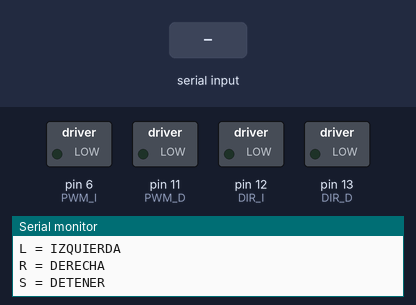
This sketch was run on a simulated Arduino Uno, built with avr-gcc and run on an emulated ATmega328P. On the bench: switched loads named in the sketch (green lamp = pin HIGH), the last lines printed to the serial monitor. The inputs (shaded band) are chosen by the test bench.

Above: at 2.4 s.
2.5 s: "F\n" received over Serial
At 4.0 s:
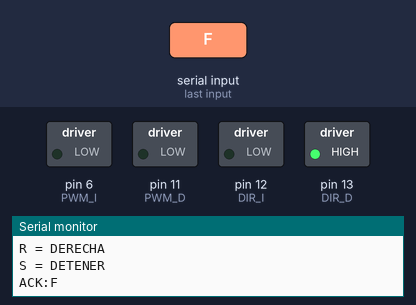
5.2 s: byte 66 ('B') received over Serial
At 7.2 s:
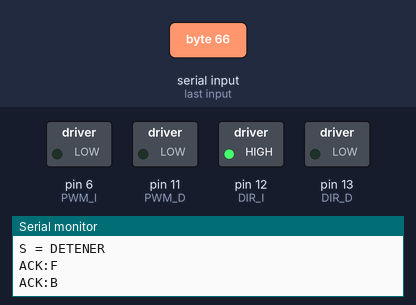
7.9 s: byte 76 ('L') received over Serial
At 8.4 s:
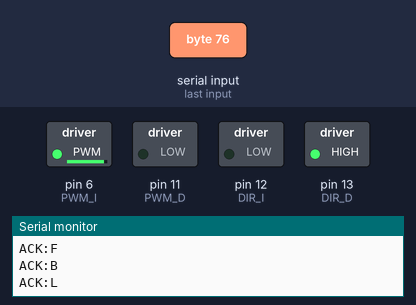
10.6 s: byte 82 ('R') received over Serial
At 11.5 s:
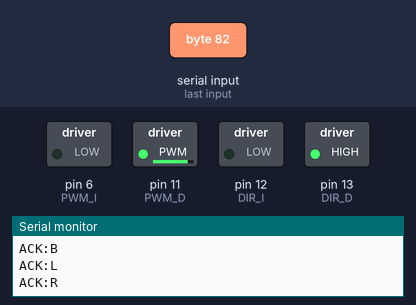
Timing chart, 0 to 13.6 s (numbered marks = the images above; inputs shaded):
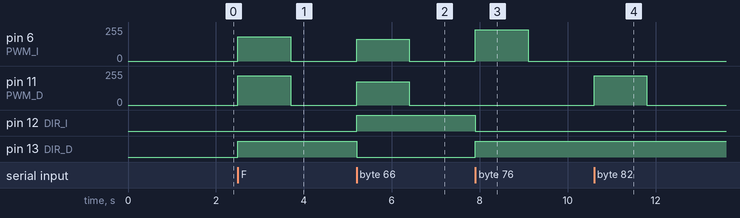

The sketch:

blui_control_usb.ino
```cpp
/*
   ============================================================
   BLU-I v2.0
   CONTROL USB + MOTORES
   CALIBRACION INDEPENDIENTE
   ============================================================

   AVANZAR:
   DERECHO   = 220
   IZQUIERDO = 182

   RETROCEDER:
   DERECHO   = 175
   IZQUIERDO = 165

   GIROS:
   DERECHO   = 220
   IZQUIERDO = 235

   COMANDOS:

   F = AVANZAR
   B = RETROCEDER
   L = IZQUIERDA
   R = DERECHA
   S = DETENER

   ============================================================
*/


// ============================================================
// PINES
// ============================================================

// MOTOR DERECHO
const int DIR_D = 13;
const int PWM_D = 11;

// MOTOR IZQUIERDO
const int DIR_I = 12;
const int PWM_I = 6;


// ============================================================
// VELOCIDADES PARA AVANZAR
// ============================================================

const int AVANCE_DERECHO = 220;

const int AVANCE_IZQUIERDO = 182;


// ============================================================
// VELOCIDADES PARA RETROCEDER
// ============================================================

// Bajado de 190 a 175
const int RETROCESO_DERECHO = 175;

const int RETROCESO_IZQUIERDO = 165;


// ============================================================
// VELOCIDADES PARA GIROS
// ============================================================

const int GIRO_DERECHO = 220;

const int GIRO_IZQUIERDO = 235;


// ============================================================
// SEGURIDAD
// ============================================================

const unsigned long TIMEOUT_SEGURIDAD = 1200;

unsigned long ultimoComando = 0;

bool timeoutAplicado = false;


// ============================================================
// DETENER
// ============================================================

void detenerMotores() {

  analogWrite(
    PWM_D,
    0
  );

  analogWrite(
    PWM_I,
    0
  );
}


// ============================================================
// AVANZAR
// ============================================================

void avanzar() {

  // DERECHO ADELANTE
  digitalWrite(
    DIR_D,
    HIGH
  );


  // IZQUIERDO ADELANTE
  digitalWrite(
    DIR_I,
    LOW
  );


  // DERECHO = 220
  analogWrite(
    PWM_D,
    AVANCE_DERECHO
  );


  // IZQUIERDO = 182
  analogWrite(
    PWM_I,
    AVANCE_IZQUIERDO
  );
}


// ============================================================
// RETROCEDER
// ============================================================

void retroceder() {

  // DERECHO ATRAS
  digitalWrite(
    DIR_D,
    LOW
  );


  // IZQUIERDO ATRAS
  digitalWrite(
    DIR_I,
    HIGH
  );


  // DERECHO = 175
  // AHORA MAS LENTO EN RETROCESO
  analogWrite(
    PWM_D,
    RETROCESO_DERECHO
  );


  // IZQUIERDO = 165
  analogWrite(
    PWM_I,
    RETROCESO_IZQUIERDO
  );
}


// ============================================================
// IZQUIERDA
// ============================================================

void izquierda() {

  /*
     DERECHO DETENIDO
     IZQUIERDO = 235
  */

  digitalWrite(
    DIR_D,
    HIGH
  );


  digitalWrite(
    DIR_I,
    LOW
  );


  analogWrite(
    PWM_D,
    0
  );


  analogWrite(
    PWM_I,
    GIRO_IZQUIERDO
  );
}


// ============================================================
// DERECHA
// ============================================================

void derecha() {

  /*
     DERECHO = 220
     IZQUIERDO DETENIDO
  */

  digitalWrite(
    DIR_D,
    HIGH
  );


  digitalWrite(
    DIR_I,
    LOW
  );


  analogWrite(
    PWM_D,
    GIRO_DERECHO
  );


  analogWrite(
    PWM_I,
    0
  );
}


// ============================================================
// PROCESAR COMANDO
// ============================================================

void procesarComando(char comando) {

  switch (comando) {

    // ========================================================
    // AVANZAR
    // ========================================================

    case 'F':

      avanzar();

      Serial.println(
        "ACK:F"
      );

      break;


    // ========================================================
    // RETROCEDER
    // ========================================================

    case 'B':

      retroceder();

      Serial.println(
        "ACK:B"
      );

      break;


    // ========================================================
    // IZQUIERDA
    // ========================================================

    case 'L':

      izquierda();

      Serial.println(
        "ACK:L"
      );

      break;


    // ========================================================
    // DERECHA
    // ========================================================

    case 'R':

      derecha();

      Serial.println(
        "ACK:R"
      );

      break;


    // ========================================================
    // DETENER
    // ========================================================

    case 'S':

      detenerMotores();

      Serial.println(
        "ACK:S"
      );

      break;


    // ========================================================
    // COMPROBAR CONEXION
    // ========================================================

    case '?':

      Serial.println(
        "ACK:BLUI_USB"
      );

      break;


    // ========================================================
    // ERROR
    // ========================================================

    default:

      detenerMotores();

      Serial.print(
        "ERROR:"
      );

      Serial.println(
        comando
      );

      break;
  }
}


// ============================================================
// SETUP
// ============================================================

void setup() {

  // PINES

  pinMode(
    DIR_D,
    OUTPUT
  );

  pinMode(
    PWM_D,
    OUTPUT
  );

  pinMode(
    DIR_I,
    OUTPUT
  );

  pinMode(
    PWM_I,
    OUTPUT
  );


  // SEGURIDAD INICIAL

  detenerMotores();


  // SERIAL USB

  Serial.begin(
    9600
  );


  delay(
    1000
  );


  // ==========================================================
  // INFORMACION
  // ==========================================================

  Serial.println();

  Serial.println(
    "======================================"
  );

  Serial.println(
    "BLU-I V2.0"
  );

  Serial.println(
    "CALIBRACION INDEPENDIENTE"
  );

  Serial.println(
    "======================================"
  );


  // AVANCE

  Serial.println();

  Serial.println(
    "AVANZAR:"
  );

  Serial.print(
    "DERECHO: "
  );

  Serial.println(
    AVANCE_DERECHO
  );

  Serial.print(
    "IZQUIERDO: "
  );

  Serial.println(
    AVANCE_IZQUIERDO
  );


  // RETROCESO

  Serial.println();

  Serial.println(
    "RETROCEDER:"
  );

  Serial.print(
    "DERECHO: "
  );

  Serial.println(
    RETROCESO_DERECHO
  );

  Serial.print(
    "IZQUIERDO: "
  );

  Serial.println(
    RETROCESO_IZQUIERDO
  );


  // GIROS

  Serial.println();

  Serial.println(
    "GIROS:"
  );

  Serial.print(
    "DERECHO: "
  );

  Serial.println(
    GIRO_DERECHO
  );

  Serial.print(
    "IZQUIERDO: "
  );

  Serial.println(
    GIRO_IZQUIERDO
  );


  // COMANDOS

  Serial.println();

  Serial.println(
    "F = AVANZAR"
  );

  Serial.println(
    "B = RETROCEDER"
  );

  Serial.println(
    "L = IZQUIERDA"
  );

  Serial.println(
    "R = DERECHA"
  );

  Serial.println(
    "S = DETENER"
  );

  Serial.println();


  ultimoComando = millis();
}


// ============================================================
// LOOP
// ============================================================

void loop() {

  while (
    Serial.available() > 0
  ) {

    char comando = Serial.read();


    // IGNORAR ENTER Y ESPACIOS

    if (
      comando == '\r'
      ||
      comando == '\n'
      ||
      comando == ' '
    ) {

      continue;
    }


    // MINUSCULA -> MAYUSCULA

    if (
      comando >= 'a'
      &&
      comando <= 'z'
    ) {

      comando = comando - 32;
    }


    // ACTUALIZAR SEGURIDAD

    ultimoComando = millis();

    timeoutAplicado = false;


    // EJECUTAR

    procesarComando(
      comando
    );
  }


  // ==========================================================
  // TIMEOUT DE SEGURIDAD
  // ==========================================================

  if (
    millis() - ultimoComando
    >
    TIMEOUT_SEGURIDAD
  ) {

    if (
      !timeoutAplicado
    ) {

      detenerMotores();

      timeoutAplicado = true;
    }
  }
}
```

Measured:
- after the input at 2.5 s, pin 6 (PWM_I): 0/255 → 182/255 at once, → 0/255 1.2 s later; pin 11 (PWM_D): 0/255 → 220/255 at once, → 0/255 1.2 s later; pin 13 (DIR_D): LOW → HIGH at once
- after the input at 5.2 s, pin 6 (PWM_I): 0/255 → 165/255 at once, → 0/255 1.2 s later; pin 11 (PWM_D): 0/255 → 175/255 at once, → 0/255 1.2 s later; pin 12 (DIR_I): LOW → HIGH at once; pin 13 (DIR_D): HIGH → LOW at once
- after the input at 7.9 s, pin 6 (PWM_I): 0/255 → 235/255 at once, → 0/255 1.2 s later; pin 12 (DIR_I): HIGH → LOW at once; pin 13 (DIR_D): LOW → HIGH at once
- after the input at 10.6 s, pin 11 (PWM_D): 0/255 → 220/255 at once, → 0/255 1.2 s later
